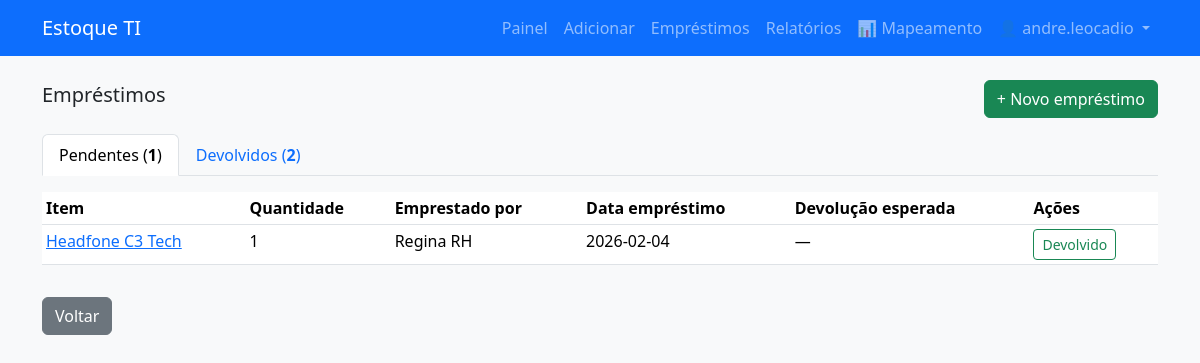
Page /loans (signed in) on the committed database.
### app.py (models this page shows, shortened)
class User(db.Model, UserMixin):
    id = db.Column(db.Integer, primary_key=True)
    username = db.Column(db.String(80), unique=True, nullable=False)
    password_hash = db.Column(db.String(200), nullable=False)
    is_admin = db.Column(db.Boolean, default=False)
    is_superadmin = db.Column(db.Boolean, default=False)

class Loan(db.Model):
    id = db.Column(db.Integer, primary_key=True)
    item_id = db.Column(db.Integer, db.ForeignKey('item.id'), nullable=False)
    quantity = db.Column(db.Integer, nullable=False)
    borrowed_by = db.Column(db.String(200), nullable=False)
    contact = db.Column(db.String(200), nullable=True)
    expected_return = db.Column(db.DateTime, nullable=True)
    returned_at = db.Column(db.DateTime, nullable=True)
    notes = db.Column(db.Text, nullable=True)
    created_at = db.Column(db.DateTime, default=datetime.utcnow)
    user_id = db.Column(db.Integer, db.ForeignKey('user.id'), nullable=True)
    item = db.relationship('Item', backref=db.backref('loans', lazy='dynamic'))
    user = db.relationship('User')

class Item(db.Model):
    id = db.Column(db.Integer, primary_key=True)
    name = db.Column(db.String(200), nullable=False)
    category = db.Column(db.String(100), nullable=False)
    quantity = db.Column(db.Integer, nullable=False, default=0)
    location = db.Column(db.String(200), nullable=True)
    serial = db.Column(db.String(200), nullable=True)
    sector = db.Column(db.String(200), nullable=True)
    description = db.Column(db.Text, nullable=True)
    barcode_code = db.Column(db.String(100), unique=True, nullable=True)
    added_at = db.Column(db.DateTime, default=datetime.utcnow)

### app.py (the view)
@app.route('/loans')
@login_required
def list_loans():
    pending_loans = Loan.query.filter(Loan.returned_at == None).order_by(Loan.created_at.desc()).all()
    returned_loans = Loan.query.filter(Loan.returned_at != None).order_by(Loan.returned_at.desc()).limit(20).all()
    return render_template('loans_list.html', pending_loans=pending_loans, returned_loans=returned_loans, now=datetime.utcnow())

### app.py (called while the page is built)
@login_manager.user_loader
def load_user(user_id):
    return User.query.get(int(user_id))

### templates/loans_list.html (shortened to what this page needs)
{% extends 'layout.html' %}
{% block content %}
  <div class="d-flex justify-content-between mb-3 align-items-center">
    <h2 class="h5">Empréstimos</h2>
    <a class="btn btn-success" href="{{ url_for('new_loan') }}">+ Novo empréstimo</a>
  </div>
  <ul class="nav nav-tabs mb-3" role="tablist">
    <li class="nav-item" role="presentation">
      <button class="nav-link active" id="pending-tab" data-bs-toggle="tab" data-bs-target="#pending" type="button" role="tab">
        Pendentes (<strong>{{ pending_loans|length }}</strong>)
      </button>
    </li>
    <li class="nav-item" role="presentation">
      <button class="nav-link" id="returned-tab" data-bs-toggle="tab" data-bs-target="#returned" type="button" role="tab">
        Devolvidos (<strong>{{ returned_loans|length }}</strong>)
      </button>
    </li>
  </ul>
  <div class="tab-content">
    <div class="tab-pane fade show active" id="pending" role="tabpanel">
      {% if pending_loans %}
        <div class="table-responsive">
          <table class="table table-sm table-hover">
            <thead>
              <tr>
                <th>Item</th>
                <th>Quantidade</th>
                <th>Emprestado por</th>
                <th>Data empréstimo</th>
                <th>Devolução esperada</th>
                <th>Ações</th>
              </tr>
            </thead>
            <tbody>
              {% for loan in pending_loans %}
                <tr>
                  <td><a href="{{ url_for('view_item', item_id=loan.item.id) }}">{{ loan.item.name }}</a></td>
                  <td>{{ loan.quantity }}</td>
                  <td>{{ loan.borrowed_by }}</td>
                  <td>{{ loan.created_at.strftime('%Y-%m-%d') }}</td>
                  <td>
                    {% if loan.expected_return %}
                      {{ loan.expected_return.strftime('%Y-%m-%d') }}
                      {% if loan.expected_return < now %}
                        <span class="badge bg-danger">Atrasado</span>
                      {% endif %}
                    {% else %}
                      —
                    {% endif %}
                  </td>
                  <td>
                    <form method="post" action="{{ url_for('return_loan', loan_id=loan.id) }}" style="display:inline;">
                      <button class="btn btn-sm btn-outline-success" onclick="return confirm('Confirmar devolução?');">Devolvido</button>
                    </form>
                  </td>
                </tr>
              {% endfor %}
            </tbody>
          </table>
        </div>
      {% else %}
        <div class="alert alert-secondary">Nenhum empréstimo pendente.</div>
      {% endif %}
    </div>
  </div>
  <a class="btn btn-secondary mt-3" href="{{ url_for('index') }}">Voltar</a>
{% endblock %}

### templates/layout.html (shortened to what this page needs)
<!doctype html>
<html lang="pt-br">
  <head>
    <link href="https://cdn.jsdelivr.net/npm/bootstrap@5.3.2/dist/css/bootstrap.min.css" rel="stylesheet">
  </head>
  <body class="bg-light">
    <nav class="navbar navbar-expand-lg navbar-dark bg-primary mb-4">
      <div class="container">
        <a class="navbar-brand" href="{{ url_for('index') }}">Estoque TI</a>
        <div class="collapse navbar-collapse" id="navmenu">
          <ul class="navbar-nav ms-auto">
            {% if current_user.is_authenticated %}
              <li class="nav-item"><a class="nav-link" href="{{ url_for('dashboard') }}">Painel</a></li>
              <li class="nav-item"><a class="nav-link" href="{{ url_for('add_item') }}">Adicionar</a></li>
              <li class="nav-item"><a class="nav-link" href="{{ url_for('list_loans') }}">Empréstimos</a></li>
              <li class="nav-item"><a class="nav-link" href="{{ url_for('reports') }}">Relatórios</a></li>
              <li class="nav-item"><a class="nav-link" href="{{ url_for('equipment_mapping') }}" title="Mapeamento de equipamentos">📊 Mapeamento</a></li>
              <li class="nav-item dropdown">
                <a class="nav-link dropdown-toggle" href="#" id="userDropdown" role="button" data-bs-toggle="dropdown">
                  👤 {{ current_user.username }}
                </a>
              </li>
            {% else %}
              <li class="nav-item"><a class="nav-link" href="{{ url_for('login') }}">Entrar</a></li>
            {% endif %}
          </ul>
        </div>
      </div>
    </nav>
    <main class="container">
      {% block content %}{% endblock %}
    </main>
  </body>
</html>

### rows in the picture
User: username "andre.leocadio"
Loan: item.name "Headfone C3 Tech", quantity "1", borrowed_by "Regina RH", created_at "2026-02-04"

### other values in the picture
{{ pending_loans|length }} "1"
{{ returned_loans|length }} "2"
